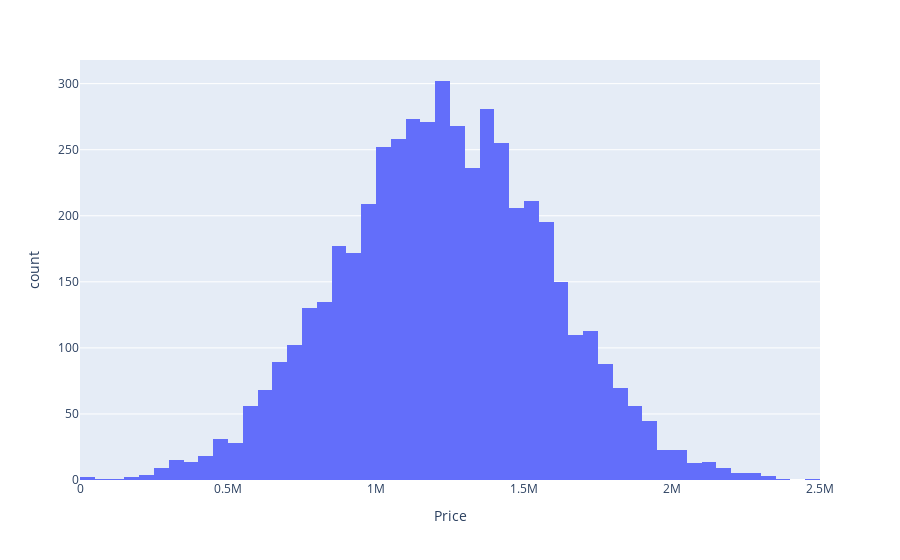

Here is the notebook cell this chart was saved with:
### Code cell
fig = px.histogram(df_casas, x = "Price")
fig.show()

### Figure 1 — Plotly figure (JSON) as saved in the notebook; plotly's stock layout.template omitted (floating-point values rounded to 4 significant figures; data arrays with more than 128 entries replaced by an {"elided": "..."} marker saying what was removed)
{"data": [{"alignmentgroup": "True", "bingroup": "x", "hovertemplate": "Price=%{x}<br>count=%{y}<extra></extra>", "legendgroup": "", "marker": {"color": "#636efa", "pattern": {"shape": ""}}, "name": "", "offsetgroup": "", "orientation": "v", "showlegend": false, "type": "histogram", "x": {"elided": "5000 float values"}, "xaxis": "x", "yaxis": "y"}], "layout": {"barmode": "relative", "legend": {"tracegroupgap": 0}, "margin": {"t": 60}, "xaxis": {"anchor": "y", "domain": [0, 1], "title": {"text": "Price"}}, "yaxis": {"anchor": "x", "domain": [0, 1], "title": {"text": "count"}}}}
